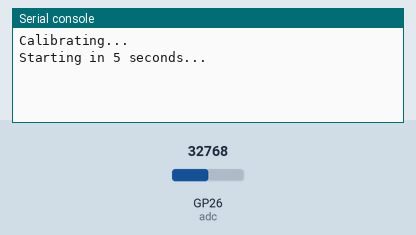
Recording of a program running on a simulated Raspberry Pi Pico running MicroPython. On the bench: the last lines printed to the serial console. Inputs (shaded band) come from the test bench; at power-on: GP26 (adc) = 32768 (analog values on the 0–65535 scale).

Above: at 5.0 s.
5.1 s: GP26 (adc) set to 45874
At 6.2 s:
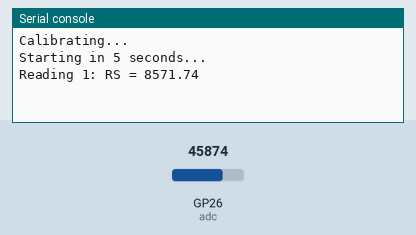
7.7 s: GP26 (adc) set to 57670
At 8.2 s:
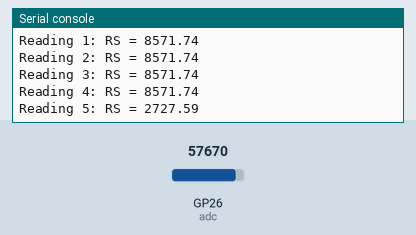
Timing chart, 0 to 10.7 s (numbered marks = the images above; inputs shaded):
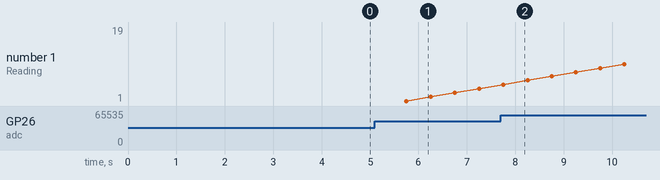

The program:

MQ135_Value_Read.py
```python
from machine import ADC, Pin
from time import sleep

adc = ADC(Pin(26))
vcc = 3.3
rl = 20000
ro = 11077.47
reading = 100

def read_voltage():
  adc_voltage = adc.read_u16()
  voltage = (adc_voltage/65535)*vcc
  return voltage

def calculate_rs(voltage):
  if voltage == 0:
    return 0
  rs = rl *((vcc-voltage)/voltage)
  return rs

print("Calibrating...")
sleep(0.75)
print("Starting in 5 seconds...")
sleep(5)

rs_total = 0

for i in range(reading):
  voltage = read_voltage()
  rs = calculate_rs(voltage)
  rs_total += rs
  print(f"Reading {i+1}: RS = {round(rs, 2)}")
  sleep(0.5)

ro = rs_total/reading

print('\nCalibration Complete!')
print(f"RO = {round(ro, 2)}")

while True:
  value = sensor.read_u16()
  print(f'Sensor Reading: {value}')
  sleep(1)
```

Measured:
- after the input at 5.1 s, the serial console: prints a new line after 0.65 s (image 1)
- after the input at 7.7 s, the serial console: prints a new line after 0.05 s (image 2)
